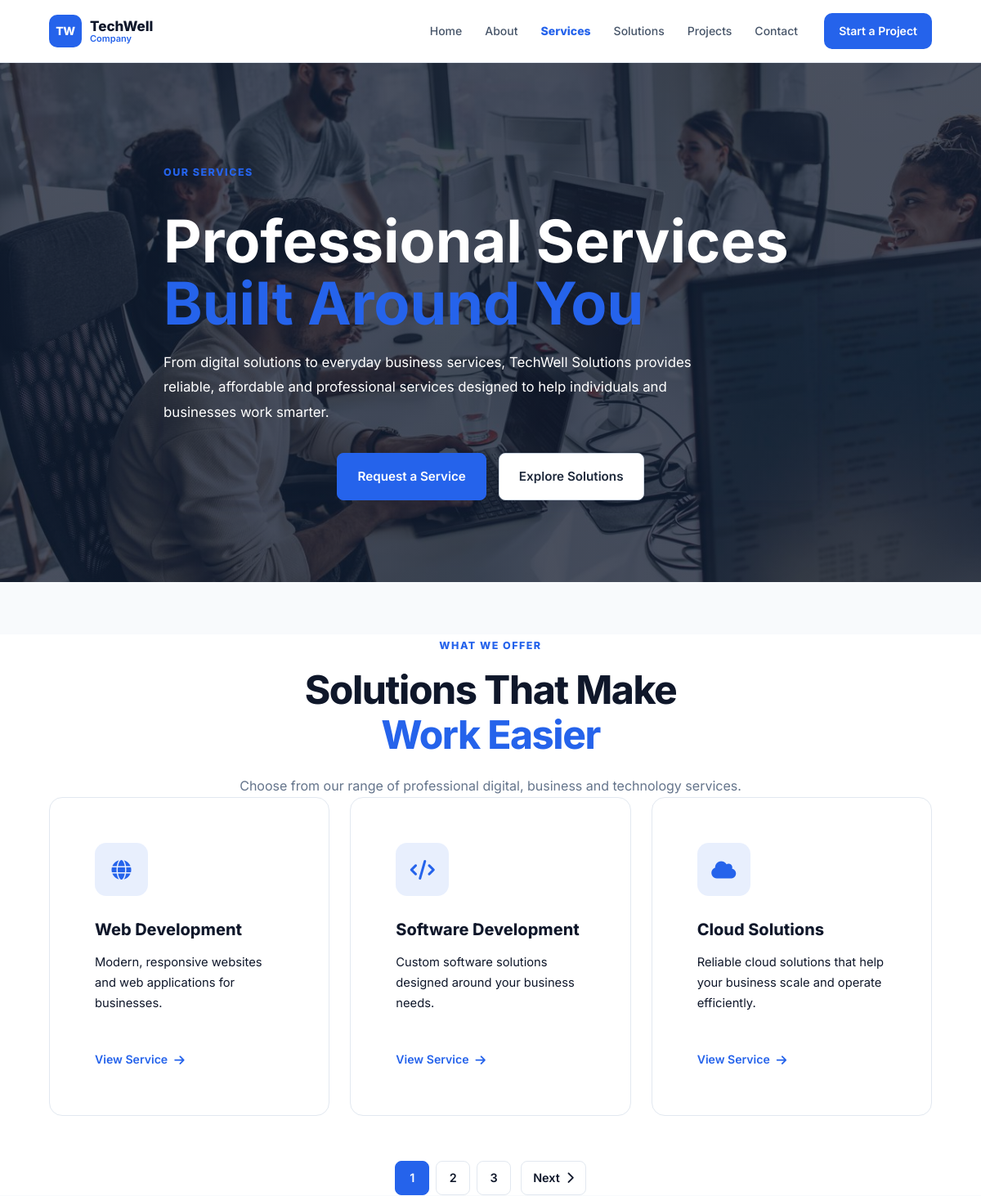
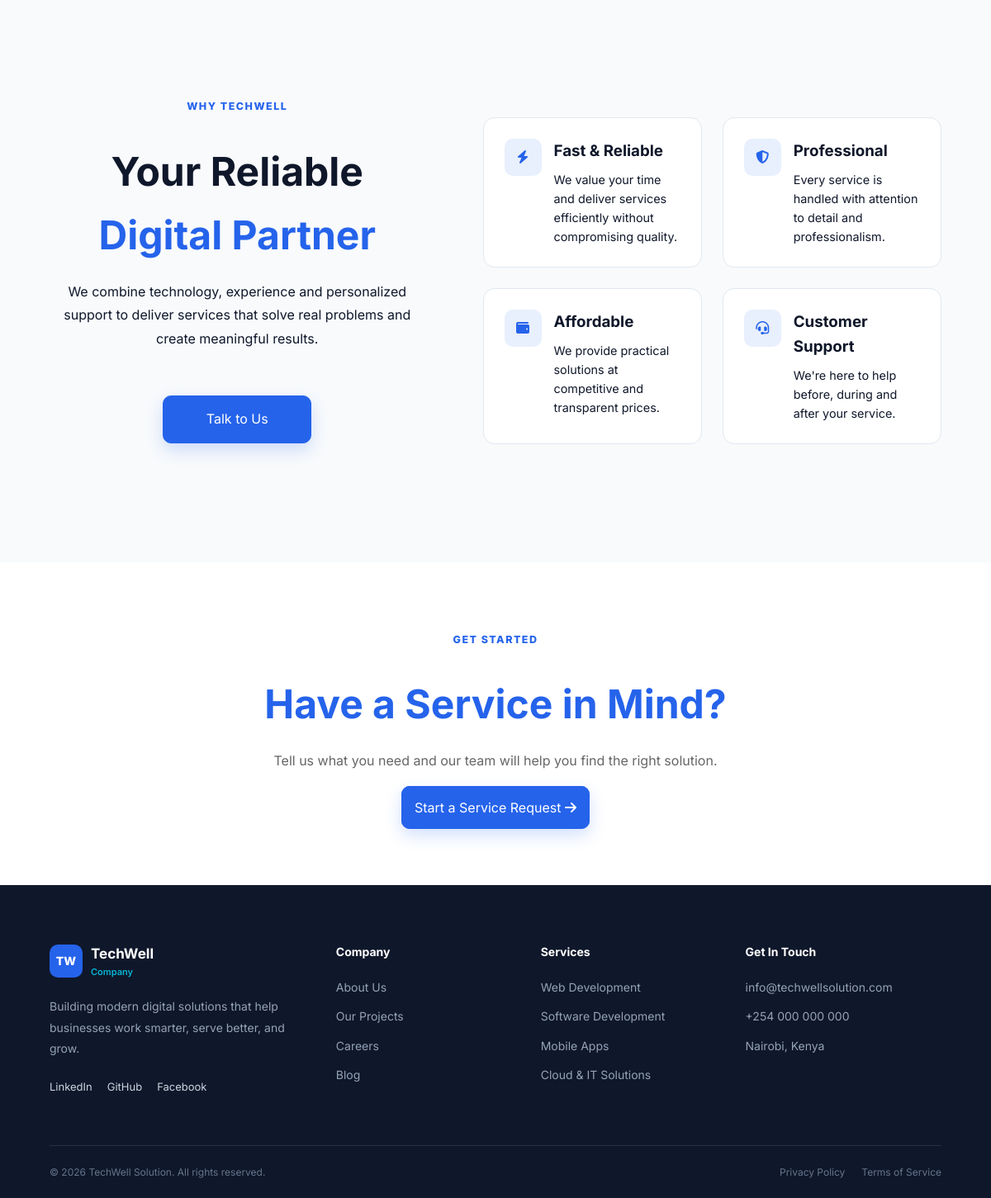
Page /services/ on the committed database (2 pictures, top to bottom).
### core/models.py (models this page shows, shortened)
class Service(models.Model):
    title = models.CharField(
        max_length=150
    )
    slug = models.SlugField(
        unique=True,
        blank=True
    )
    short_description = models.CharField(
        max_length=250,
        blank=True
    )
    description = models.TextField(
        blank=True
    )
    icon = models.CharField(
        max_length=100,
        blank=True,
        help_text="Example: fa-solid fa-code"
    )
    image = models.ImageField(
        upload_to="services/",
        blank=True,
        null=True
    )
    is_featured = models.BooleanField(
        default=False
    )
    is_active = models.BooleanField(
        default=True
    )
    order = models.PositiveIntegerField(
        default=0
    )
    created_at = models.DateTimeField(
        auto_now_add=True
    )
    updated_at = models.DateTimeField(
        auto_now=True
    )
    class Meta:
        ordering = ["order", "-created_at"]
        verbose_name = "Service"
        verbose_name_plural = "Services"

### core/views.py (the view)
# urls.py: path("services/", views.services, name="services"),
def services(request):
    service_list = Service.objects.filter(
        is_active=True
    ).order_by("order")
    paginator = Paginator(service_list, 3)
    page_number = request.GET.get("page")
    services = paginator.get_page(page_number)
    context = {
        "services": services,
    }
    return render(
        request,
        "core/services.html",
        context
    )

### templates/core/services.html (shortened to what this page needs)
{% extends "base.html" %}
{% load static %}
{% block content %}
<section class="services-hero">
    <div class="container">
        <div class="services-hero-content">
            <span class="section-tag">
                OUR SERVICES
            </span>
            <h1>
                Professional Services
                <span>Built Around You</span>
            </h1>
            <p>
                From digital solutions to everyday business services,
                TechWell Solutions provides reliable, affordable and
                professional services designed to help individuals
                and businesses work smarter.
            </p>
            <div class="sln-btn">
                <a href="{% url 'booking' %}"
                   class="btn btn-primary">
                    Request a Service
                </a>
                <a href="{% url 'solutions' %}"
                   class="btn btn-secondary">
                    Explore Solutions
                </a>
            </div>
        </div>
    </div>
</section>
<section class="services-list section" id="services">
    <div class="container">
        <div class="section-heading">
            <span class="section-tag">
                WHAT WE OFFER
            </span>
            <h2>
                Solutions That Make
                <span>Work Easier</span>
            </h2>
            <p>
                Choose from our range of professional digital,
                business and technology services.
            </p>
        </div>
        <div class="services-grid">
            {% for service in services %}
                <article class="service-card">
                    {% if service.image %}
                        <div class="service-card-image">
                            <img src="{{ service.image.url }}"
                                 alt="{{ service.title }}">
                        </div>
                    {% else %}
                        <div class="service-icon">
                            <i class="{{ service.icon }}"></i>
                        </div>
                    {% endif %}
                    <div class="service-card-content">
                        <h3>
                            {{ service.title }}
                        </h3>
                        <p>
                            {{ service.short_description }}
                        </p>
                        <a href="{% url 'service_detail' service.slug %}"
                           class="service-link">
                            View Service
                            <i class="fa-solid fa-arrow-right"></i>
                        </a>
                    </div>
                </article>
            {% endfor %}
        </div>
        {% if services.has_other_pages %}
            <nav class="pagination"
                 aria-label="Services pagination">
                <div class="pagination-numbers">
                    {% for num in services.paginator.page_range %}
                        {% if services.number == num %}
                            <span class="pagination-link active">
                                {{ num }}
                            </span>
                        {% else %}
                            <a href="?page={{ num }}#services"
                               class="pagination-link">
                                {{ num }}
                            </a>
                        {% endif %}
                    {% endfor %}
                </div>
                {% if services.has_next %}
                    <a href="?page={{ services.next_page_number }}#services"
                       class="pagination-link">
                        Next
                        <i class="fa-solid fa-chevron-right"></i>
                    </a>
                {% endif %}
            </nav>
        {% endif %}
    </div>
</section>
<section class="why-techwell section">
    <div class="container">
        <div class="why-techwell-grid">
            <div class="why-techwell-content">
                <span class="section-tag">
                    WHY TECHWELL
                </span>
                <h2>
                    Your Reliable
                    <span>Digital Partner</span>
                </h2>
                <p>
                    We combine technology, experience and personalized
                    support to deliver services that solve real problems
                    and create meaningful results.
                </p>
                <a href="{% url 'contact' %}"
                   class="button">
                    Talk to Us
                </a>
            </div>
            <div class="why-techwell-features">
                <div class="why-feature">
                    <div class="why-feature-icon">
                        <i class="fa-solid fa-bolt"></i>
                    </div>
                    <div>
                        <h3>Fast & Reliable</h3>
                        <p>
                            We value your time and deliver services
                            efficiently without compromising quality.
                        </p>
                    </div>
                </div>
                <div class="why-feature">
                    <div class="why-feature-icon">
                        <i class="fa-solid fa-shield-halved"></i>
                    </div>
                    <div>
                        <h3>Professional</h3>
                        <p>
                            Every service is handled with attention
                            to detail and professionalism.
                        </p>
                    </div>
                </div>
                <div class="why-feature">
                    <div class="why-feature-icon">
                        <i class="fa-solid fa-wallet"></i>
                    </div>
                    <div>
                        <h3>Affordable</h3>
                        <p>
                            We provide practical solutions at
                            competitive and transparent prices.
                        </p>
                    </div>
                </div>
                <div class="why-feature">
                    <div class="why-feature-icon">
                        <i class="fa-solid fa-headset"></i>
                    </div>
                    <div>
                        <h3>Customer Support</h3>
                        <p>
                            We're here to help before, during and
                            after your service.
                        </p>
                    </div>
                </div>
            </div>
        </div>
    </div>
</section>
<section class="services-cta section">
    <div class="container">
        <div class="services-cta-content">
            <span class="section-tag">
                GET STARTED
            </span>
            <h2>
                Have a Service
                <span>in Mind?</span>
            </h2>
            <p>
                Tell us what you need and our team will help you
                find the right solution.
            </p>
            <a href="{% url 'booking' %}"
                class="button">
                    Start a Service Request
                    <i class="fa-solid fa-arrow-right"></i>
            </a>
        </div>
    </div>
</section>
{% endblock %}

### static/css/variables.css (style rules this page uses)
:root { --primary: #2563EB; --primary-dark: #1D4ED8; --primary-light: #DBEAFE; --secondary: #0F172A; --secondary-light: #1E293B; --accent: #06B6D4; --background: #F8FAFC; --white: #FFFFFF; --text: #1E293B; --text-light: #64748B; --border: #E2E8F0; --success: #22C55E; --font-primary: "Inter", sans-serif; --container-width: 1200px; --primary: #2563EB; --primary-dark: #031d66; --primary-light: #DBEAFE; --secondary: #0F172A; --secondary-light: #1E293B; --accent: #06B6D4; --white: #FFFFFF; --background: #F8FAFC; --surface: #FFFFFF; --text: #0F172A; --text-secondary: #475569; --text-muted: #64748B; --border: #E2E8F0; --success: #22C55E; --error: #EF4444; --warning: #F59E0B; --font-primary: "Inter", sans-serif; --container-width: 1200px; --radius-sm: 6px; --radius-md: 10px; --radius-lg: 16px; --radius-xl: 24px; --shadow-sm: 0 2px 8px rgba(15, 23, 42, 0.06); --shadow-md: 0 8px 24px rgba(15, 23, 42, 0.08); --shadow-lg: 0 16px 40px rgba(15, 23, 42, 0.12); }

### static/css/base.css (style rules this page uses)
* { margin: 0; padding: 0; box-sizing: border-box; }
html { scroll-behavior: smooth; }
html, body { margin: 0; padding: 0; }
body { font-family: var(--font-primary); background: var(--background); color: var(--text); line-height: 1.6; -webkit-font-smoothing: antialiased; min-height: 100vh; display: flex; flex-direction: column; }
a { color: inherit; text-decoration: none; }
.container { width: min(var(--container-width), 90%); margin-inline: auto; }

### static/css/components.css (style rules this page uses)
.button { background: #2563eb; color: #ffffff; border: 1px solid #2563eb; padding: 15px; width: 180px; margin: 1.5rem; border-radius: 10px; box-shadow: 0 8px 20px rgba(37, 99, 235, 0.2); justify-self: center; }
.pagination { display: flex; align-items: center; justify-content: center; gap: 12px; margin-top: 55px; flex-wrap: wrap; }
.pagination-numbers { display: flex; align-items: center; gap: 8px; }
.pagination-link { min-width: 42px; height: 42px; padding: 0 14px; display: inline-flex; align-items: center; justify-content: center; gap: 8px; border: 1px solid #e2e8f0; border-radius: 8px; background: #fff; color: var(--secondary); font-size: 0.9rem; font-weight: 600; text-decoration: none; transition: background 0.3s ease, color 0.3s ease, border-color 0.3s ease; }
.pagination-link.active { border-color: var(--primary); background: var(--primary); color: #fff; cursor: default; }

### static/css/pages/home.css (style rules this page uses)
.section-tag { display: inline-block; margin-bottom: 16px; color: var(--primary); font-size: 0.78rem; font-weight: 800; letter-spacing: 0.12em; text-transform: uppercase; }
.services-grid { display: grid; grid-template-columns: repeat(3, minmax(0, 1fr)); gap: 22px; }
.service-card { position: relative; display: flex; flex-direction: column; min-height: 300px; padding: 30px; border: 1px solid #E2E8F0; border-radius: 18px; background: var(--background); transition: transform 0.3s ease, border-color 0.3s ease, box-shadow 0.3s ease; }
.service-icon { display: grid; place-items: center; width: 56px; height: 56px; border-radius: 14px; background: var(--primary-light); color: var(--primary); font-size: 1.25rem; }
.service-card h3 { margin: 0 0 13px; color: var(--secondary); font-size: 1.25rem; font-weight: 750; }
.service-card p { margin: 0; color: #64748B; font-size: 0.92rem; line-height: 1.75; }
.service-link { display: inline-flex; align-items: center; gap: 8px; margin-top: auto; padding-top: 25px; color: var(--primary); font-size: 0.88rem; font-weight: 700; text-decoration: none; transition: gap 0.25s ease; }
.why-techwell { position: relative; padding: 120px 0; background: var(--background); overflow: hidden; }
.why-techwell-grid { display: grid; grid-template-columns: minmax(0, 0.9fr) minmax(0, 1fr); align-items: center; gap: 90px; }
.why-techwell-content { position: relative; z-index: 2; display: flex; flex-direction: column; align-items: center; text-align: center; }

### static/css/pages/about.css (style rules this page uses)
.about-hero-content h1 span, .about-story-content h2 span, .section-heading h2 span, .about-cta h2 span { display: block; }
.section-heading { max-width: 750px; margin-bottom: 55px; }
.section-heading h2 { margin: 15px 0; font-size: clamp(2rem, 4vw, 3.2rem); }
.section-heading p { color: var(--text-muted); line-height: 1.7; }

### rows in the picture
Service: title "Web Development", short_description "Modern, responsive websites and web applications for businesses."
Service: title "Software Development", short_description "Custom software solutions designed around your business needs."
Service: title "Cloud Solutions", short_description "Reliable cloud solutions that help your business scale and operate efficiently."

### other values in the picture
{{ num }} "1"
{{ num }} "2" "3"
